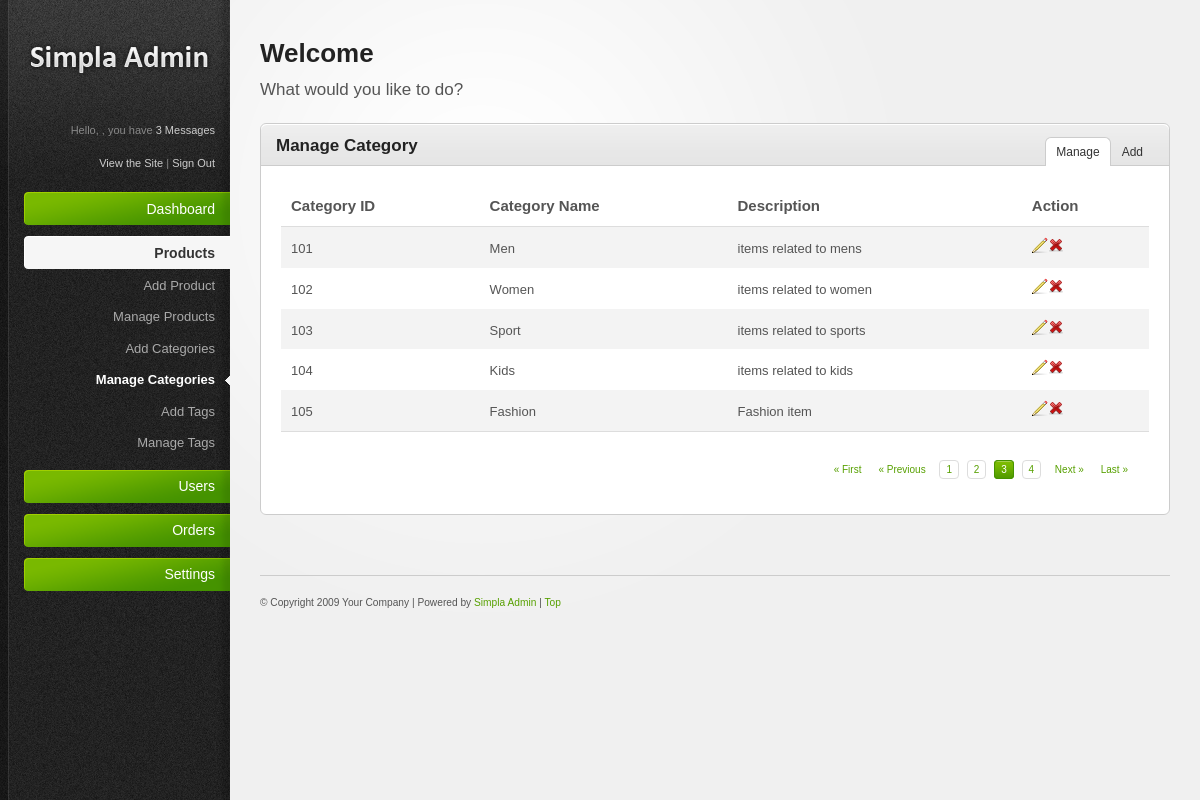
Screenshot of /managecategory.php with the database file from the repository.
### tables this page shows
CREATE TABLE `category` (
  `categoryid` varchar(50) NOT NULL,
  `categoryname` varchar(100) NOT NULL,
  `description` varchar(70) NOT NULL
);

### managecategory.php (the view, shortened to what this page needs)
<?php include 'header.php'; ?>
<?php include 'sidebar.php'; ?>
<?php include 'config.php';
?>
    <div id="main-content">
        <h2><?php echo 'Welcome'.' '. $_SESSION['userdata']['uname']; ?></h2>
        <p id="page-intro">What would you like to do?</p>
        <div class="content-box">
            <div class="content-box-header">
                <h3>Manage Category</h3>
                <ul class="content-box-tabs">
                    <li><a href="#tab1" class="default-tab">Manage</a></li>
                    <li><a href="#tab2">Add</a></li>
                </ul>
            </div>
            <div class="content-box-content">
                <div class="tab-content default-tab" id="tab1">
                    <?php
                        $sql = "SELECT * FROM category";
                        $result = $conn->query($sql);
                    ?>
                    <table>
                        <thead>
                            <tr>
                               <th>Category ID</th>
                               <th>Category Name</th>
                               <th>Description</th>
                               <th>Action</th>
                            </tr>
                        </thead>
                        <tfoot>
                            <tr>
                                <td colspan="6">
                                    <div class="pagination">
                                        <a href="#" title="First Page">&laquo; First</a><a href="#" title="Previous Page">&laquo; Previous</a>
                                        <a href="#" class="number" title="1">1</a>
                                        <a href="#" class="number" title="2">2</a>
                                        <a href="#" class="number current" title="3">3</a>
                                        <a href="#" class="number" title="4">4</a>
                                        <a href="#" title="Next Page">Next &raquo;</a><a href="#" title="Last Page">Last &raquo;</a>
                                    </div>
                                </td>
                            </tr>
                        </tfoot>
                        <tbody>
                        <?php while ($row = $result->fetch_assoc()) {
                                    echo '<tr>';
                                        echo '<td>'.$row['categoryid'].'</td>';
                                        echo '<td>'.$row['categoryname'].'</td>';
                                        echo '<td>'.$row['description'].'</td>';
                                        echo '<td>';
                                        echo "<a href='editcategory.php?edit=$row[categoryid]' title='Edit'><img src='resources/images/icons/pencil.png' alt='Edit' /></a>";
                                         echo "<a href='managecategory.php?delete=$row[categoryid]' title='Delete'><img src='resources/images/icons/cross.png' alt='Delete' /></a>";
                                        echo '</td>';
                                    echo '</tr>';
                                }
                               ?>
                        </tbody>
                    </table>
                </div>
            </div>
        </div>
        <?php include 'footer.php'; ?>

### resources/css/style.css (style rules this page uses)
html { font-size: 100%; height: 100%; margin-bottom: 1px; }
body { font-family: Arial, Helvetica, sans-serif; color: #555; background: #f0f0f0 url('../images/bg-body.gif') top left repeat-y; font-size: 12px; }
h1, h2, h3, h4, h5, h6 { font-family: Helvetica, Arial, sans-serif; color: #222; font-weight: bold; }
h2 { font-size: 26px; padding: 0 0 10px 0; }
h3 { font-size: 17px; padding: 0 0 10px 0; }
a { color: #57a000; text-decoration: none; }
p { padding: 5px 0 10px 0; line-height: 1.6em; }
#main-content { margin: 0 30px 0 260px; padding: 40px 0 0 0; }
#page-intro { font-size: 17px; padding: 0 0 20px 0; }
#main-content ul, #main-content ol { padding: 10px 0; }
#main-content ul li { background: url('../images/icons/bullet_black.png') center left no-repeat; padding: 4px 0 4px 20px; }
.content-box { border: 1px solid #ccc; margin: 0 0 20px 0; background: #fff; }
.content-box-header { background: #e5e5e5 url('../images/bg-content-box.gif') top left repeat-x; margin-top: 1px; height: 40px; }
.content-box-header h3 { padding: 12px 15px 10px; float: left; }
ul.content-box-tabs { float: right; padding: 12px 15px 0 0 !important; margin: 0 !important; }
ul.content-box-tabs li { float: left; margin: 0; padding: 0 !important; background-image: none !important; }
ul.content-box-tabs li a { color: #333; padding: 8px 10px; display: block; margin: 1px; border-bottom: 0; }
ul.content-box-tabs li a.current { background: #fff; border: 1px solid #ccc; border-bottom: 0; margin: 0; }
.content-box-content { padding: 20px; font-size: 13px; border-top: 1px solid #ccc; }
#main-content table { width: 100%; border-collapse: collapse; }
#main-content table thead th { font-weight: bold; font-size: 15px; border-bottom: 1px solid #ddd; }
#main-content tbody { border-bottom: 1px solid #ddd; }
#main-content tbody tr { background: #fff; }
#main-content tbody tr.alt-row { background: #f3f3f3; }
#main-content table td, #main-content table th { padding: 10px; line-height: 1.3em; }
#main-content .pagination { text-align: right; padding: 20px 0 5px 0; font-family: Verdana, Arial, Helvetica, sans-serif; font-size: 10px; }
.pagination a { margin: 0 5px 0 0; padding: 3px 6px; }
.pagination a.number { border: 1px solid #ddd; }
.pagination a.current { background: #469400 url('../images/bg-button-green.gif') top left repeat-x !important; border-color: #459300 !important; color: #fff !important; }

### resources/css/invalid.css (style rules this page uses)
.button, #main-content table tfoot td .bulk-actions select, .pagination a.number, form input.text-input, form textarea, form .wysiwyg, form select, .dp-popup { -moz-border-radius: 4px; -webkit-border-radius: 4px; border-radius: 4px; }
.content-box, .content-box-header, ul.content-box-tabs li a.current, .shortcut-button, .notification { -moz-border-radius: 6px; -webkit-border-radius: 6px; border-radius: 6px; }
.content-box-header { -moz-border-radius-bottomleft: 0; -moz-border-radius-bottomright: 0; -webkit-border-bottom-left-radius: 0; -webkit-border-bottom-right-radius: 0; border-bottom-left-radius: 0; border-bottom-right-radius: 0; }
ul.content-box-tabs li a.current { -moz-border-radius-bottomleft: 0; -moz-border-radius-bottomright: 0; -webkit-border-bottom-left-radius: 0; -webkit-border-bottom-right-radius: 0; border-bottom-left-radius: 0; border-bottom-right-radius: 0; }

### rows the page displays
category: categoryid "101", categoryname "Men", description "items related to mens"
category: categoryid "102", categoryname "Women", description "items related to women"
category: categoryid "103", categoryname "Sport", description "items related to sports"
category: categoryid "104", categoryname "Kids", description "items related to kids"
category: categoryid "105", categoryname "Fashion", description "Fashion item"
